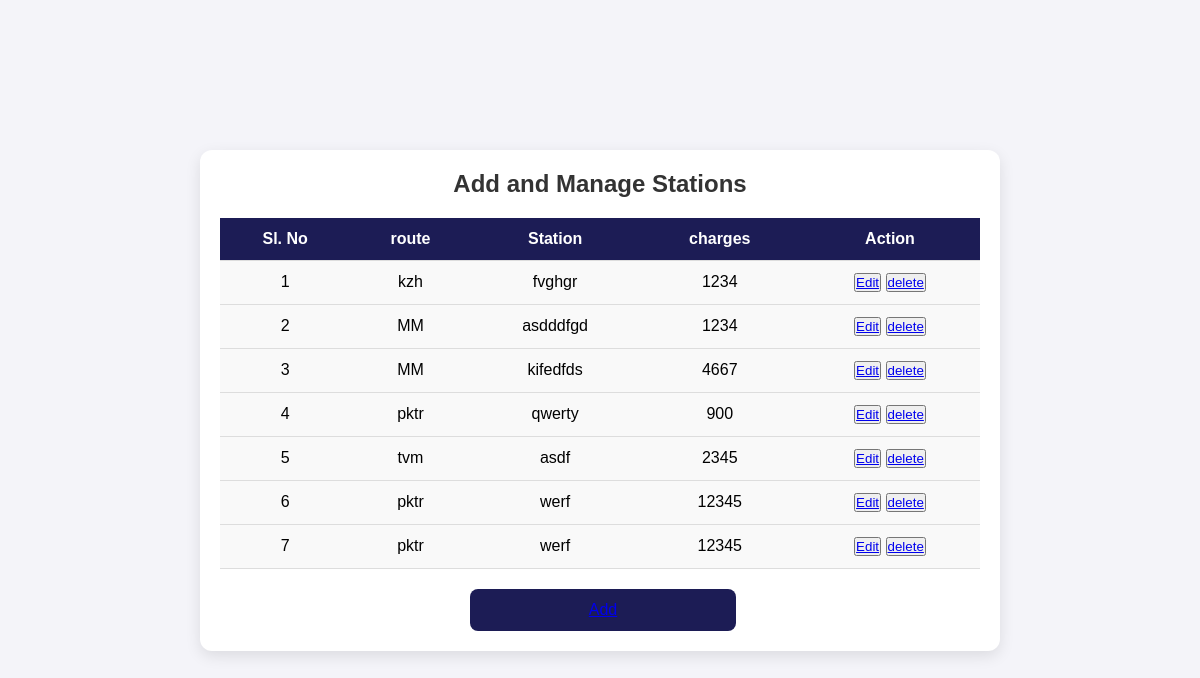
Page /administrator/Viewstation/ on the earlier database version.
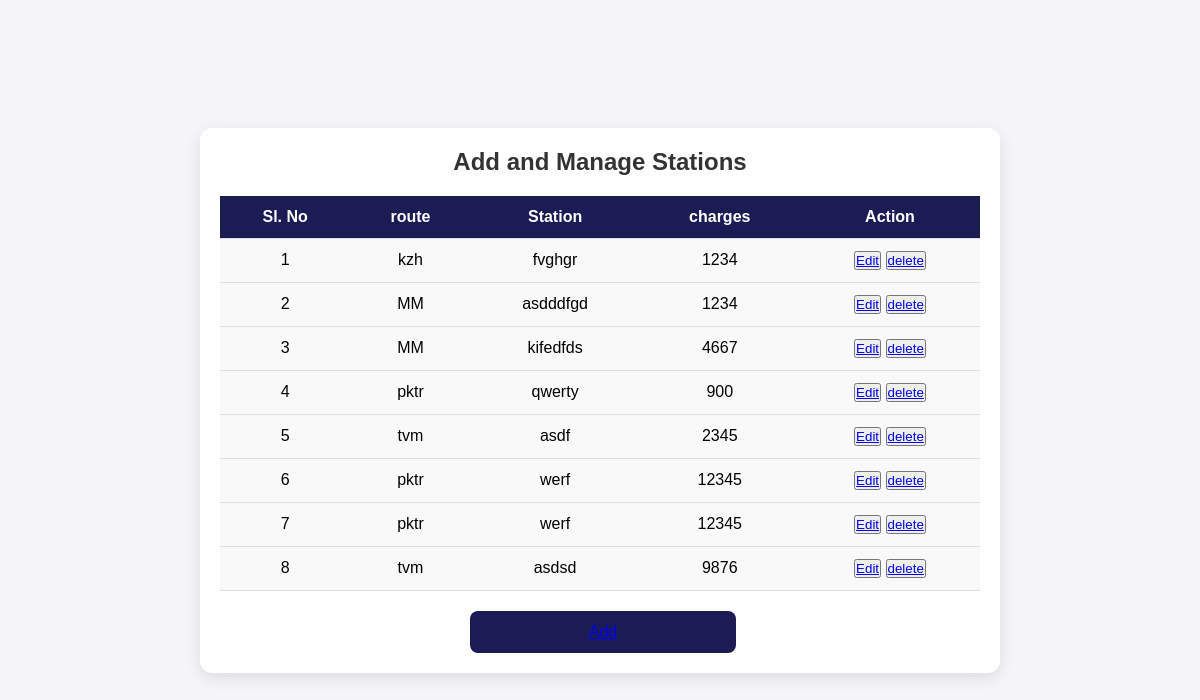
Same page on the later database version.
### administrator/models.py (models this page shows)
class StationTable(models.Model):
    route=models.ForeignKey(RouteTable, on_delete=models.CASCADE)
    station=models.CharField(max_length=10,null=True,blank=True)
    charges=models.BigIntegerField(null=True,blank=True)
    created_at=models.DateTimeField(auto_now_add=True, null=True, blank=True)
    updated_at = models.DateTimeField(auto_now_add=True, null=True, blank=True)

class RouteTable(models.Model):
    route=models.CharField(max_length=10,null=True,blank=True)
    tripno=models.BigIntegerField(null=True,blank=True)
    status=models.CharField(max_length=10,null=True,blank=True)
    created_at=models.DateTimeField(auto_now_add=True, null=True, blank=True)
    updated_at = models.DateTimeField(auto_now_add=True, null=True, blank=True)

### administrator/views.py (the view)
# urls.py: path('Viewstation/',ViewStation.as_view(),name="vstation_page"),
class ViewStation(View):
    def get(self, request):
        Station_obj =StationTable.objects.all()
        return render(request, "administrator/station/view_station.html", {'val': Station_obj})

### templates/administrator/station/view_station.html (shortened to what this page needs)
{% load static %}
{% block body %}
<html lang="en">
<head>
    <link rel="stylesheet" href="{% static 'station.css' %}">
</head>
<body>
    <div class="container">
        <h2>Add and Manage Stations</h2>
        <table>
                <tr>
                    <th>Sl. No</th>
                    <th>route</th>
                    <th>Station</th>
                    <th>charges</th>
                    <th>Action</th>
                </tr>
                {% for i in val %}
                <tr>
                    <td>{{forloop.counter}}</td>
                    <td>{{i.route.route}}</td>
                     <td>{{i.station}}</td>
                    <td>{{i.charges}}</td>
                    <td>
                        <button class="action-btn edit-btn"><a href="/administrator/editstation/{{i.id}}/">Edit</a></button>
                        <button class="action-btn delete-btn"><a href="/administrator/Deletestation/{{i.id}}/">delete</a></button>
                    </td>
                </tr>
                {% endfor %}
        </table>
        <button class="add-btn"> <a href="{% url 'addstation_page' %}">Add</a></button>
    </div>
</body>
</html>
{% endblock %}

Differences in the rows shown:
added StationTable: route.route "tvm", station "asdsd", charges "9876"
